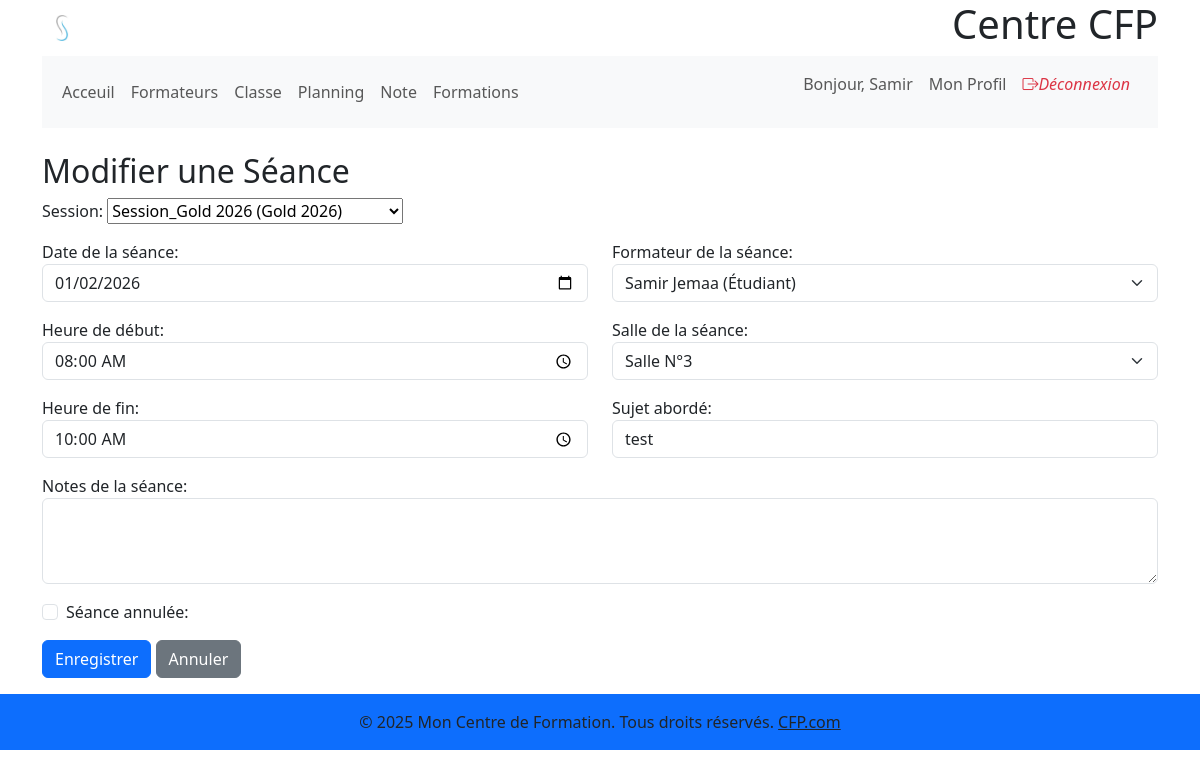
/formations/session/1/seance/6/modifier/ (signed in), run on the app's committed database.
### gestion_users/models.py (models this page shows, shortened)
class CustomUser(AbstractUser):
    role = models.CharField(max_length=50, choices=UserRole.choices, default=UserRole.STUDENT,
                            verbose_name=_("Rôle"))
    telephone = models.CharField(
        max_length=15, blank=True, null=True, verbose_name=_("Téléphone"))
    adress = models.TextField(blank=True, null=True, verbose_name=_("Adresse"))
    date_naissance = models.DateField(
        blank=True, null=True, verbose_name=_("Date de naissance"))
    photo = models.ImageField(upload_to='photos_profil/',
                              blank=True, null=True, verbose_name=_("Photo de profil"))
    class Meta:
        verbose_name = _("Utilisateur")
        verbose_name_plural = _("Utilisateurs")
    def __str__(self):
        return f"{self.get_full_name() or self.username} ({self.get_role_display()})"

### gestion_formations/models.py (models this page shows, shortened)
class Seance(models.Model):
    session = models.ForeignKey(
        'Session',
        on_delete=models.CASCADE,
        related_name='seances',
        verbose_name=_("Session")
    )
    date = models.DateField(verbose_name=_("Date de la séance"))
    heure_debut = models.TimeField(verbose_name=_("Heure de début"))
    heure_fin = models.TimeField(verbose_name=_("Heure de fin"))
    instructor = models.ForeignKey(
        CustomUser,
        on_delete=models.SET_NULL,
        null=True,
        blank=True,
        related_name='seances_enseignees',
        verbose_name=_("Formateur de la séance")
    )
    room = models.ForeignKey(
        Room,
        on_delete=models.SET_NULL,
        null=True,
        blank=True,
        related_name='seances',
        verbose_name=_("Salle")
    )
    sujet_aborde = models.CharField(
        max_length=255,
        blank=True,
        null=True,
        verbose_name=_("Sujet abordé")
    )
    est_annulee = models.BooleanField(
        default=False,
        verbose_name=_("Séance annulée")
    )
    note_seance = models.TextField(
        blank=True,
        null=True,
        verbose_name=_("Notes de la séance")
    )
    created_at = models.DateTimeField(
        auto_now_add=True,
        verbose_name=_("Date de création")
    )
    updated_at = models.DateTimeField(
        auto_now=True,
        verbose_name=_("Dernière modification")
    )
    created_by = models.ForeignKey(
        CustomUser,
        on_delete=models.SET_NULL,
        null=True,
        blank=True,
        verbose_name=_("Créé par"),
        related_name='seances_crees'
    )
    class Meta:
        verbose_name = _("Séance")
        verbose_name_plural = _("Séances")
        ordering = ['date', 'heure_debut']
        constraints = [
            models.UniqueConstraint(
                fields=['session', 'date', 'heure_debut'],
                name='unique_seance_time_per_session'
            ),
            models.CheckConstraint(
                check=models.Q(heure_fin__gt=models.F('heure_debut')),
                name='heure_fin_apres_debut'
            )
        ]

### gestion_formations/views.py (the view, shortened to what this page needs)
class SeanceUpdateView(PermissionRequiredMixin, LoginRequiredMixin, UpdateView):
    permission_required = 'gestion_formations.change_seance'
    model = Seance
    form_class = SeanceForm
    template_name = 'gestion_formations/seance_form.html'
    def get_form_kwargs(self):
        kwargs = super().get_form_kwargs()
        kwargs['session_pk'] = self.object.session.pk
        return kwargs

### gestion_formations/models.py (called while the page is built)
    def __str__(self):
        return f"{self.nom_session} ({self.formation.nom})"

    def __str__(self):
        return self.name

### gestion_formations/templates/gestion_formations/seance_form.html (shortened to what this page needs)
 {% extends 'base.html' %}
{% block content %}
  <div class="container mt-4">
    <h2>
      {% if object %}
        Modifier
      {% else %}
        Créer
      {% endif %}une Séance
    </h2>
    <form method="post">
      <div class="mb-3">
        {{ form.session.label_tag }}
        {{ form.session }}
      </div>
      <div class="row">
        <div class="col-md-6">
          <div class="mb-3">
            {{ form.date.label_tag }} {{ form.date }}
          </div>
          <div class="mb-3">
            {{ form.heure_debut.label_tag }} {{ form.heure_debut }}
          </div>
          <div class="mb-3">
            {{ form.heure_fin.label_tag }} {{ form.heure_fin }}
          </div>
        </div>
        <div class="col-md-6">
          <div class="mb-3">
            {{ form.instructor.label_tag }} {{ form.instructor }}
          </div>
          <div class="mb-3">
            {{ form.room.label_tag }}
            {{ form.room }}
          </div>
          <div class="mb-3">{{ form.sujet_aborde.label_tag }} {{ form.sujet_aborde }}</div>
        </div>
      </div>
      <div class="mb-3">{{ form.note_seance.label_tag }} {{ form.note_seance }}</div>
      <div class="mb-3 form-check">{{ form.est_annulee }} {{ form.est_annulee.label_tag }}</div>
      <button type="submit" class="btn btn-primary">Enregistrer</button>
      {% if object %}
        <a href="{% url 'gestion_formations:session_detail' pk=object.session.pk %}" class="btn btn-secondary">Annuler</a>
      {% else %}
        <a href="{% url 'gestion_formations:session_detail' pk=session_pk %}" class="btn btn-secondary">Annuler</a>
      {% endif %}
    </form>
  </div>
{% endblock %}

### templates/includes/_nav.html (shortened to what this page needs)
<nav class="navbar navbar-expand-lg navbar-light bg-light">
  <div class="container-fluid">
    <div class="collapse navbar-collapse" id="navbarNav">
      <ul class="navbar-nav me-auto mb-2 mb-lg-0">
        <li class="nav-item">
          <a class="nav-link" href="#">Acceuil</a>
        </li>
        <li class="nav-item">
          <a class="nav-link" href="{% url 'gestion_users:formateurs_list' %}">Formateurs</a>
        </li>
        <li class="nav-item">
          <a class="nav-link" href="{% url 'gestion_formations:room_list' %}">Classe</a>
        </li>
        <li class="nav-item">
          <a class="nav-link" href="{% url 'gestion_formations:seance_calendar_page' %}">Planning</a>
        </li>
        <li class="nav-item">
          <a class="nav-link" href="#">Note</a>
        </li>
        <li class="nav-item">
          <a class="nav-link" href="{% url 'gestion_formations:formation_list' %}">Formations</a>
        </li>
      </ul>
      <ul class="navbar-nav ms-auto">
        {% if user.is_authenticated %}
          <li class="nav-item">
            <span class="nav-link">Bonjour, {{ user.first_name|default:user.username }}</span>
          </li>
          <li class="nav-item">
            <a class="nav-link" href="{% url 'gestion_users:profile' %}">Mon Profil</a>
          </li>
          <li class="nav-item">
            <form method="post" action="{% url 'gestion_users:logout' %}" class="form-inline">
              <a href="{% url 'gestion_users:logout' %}" class="nav-link text-danger"><i class="bi bi-box-arrow-right me-2">Déconnexion</i></a>
            </form>
          </li>
        {% endif %}
      </ul>
    </div>
  </div>
</nav>

### data on the page
CustomUser: first_name "Samir"
Seance: session "Session_Gold 2026 (Gold 2026)", date "01/02/2026", heure_debut "08:00:00", heure_fin "10:00:00", instructor "Samir Jemaa (Étudiant)", room "Salle N°3", sujet_aborde "test"
